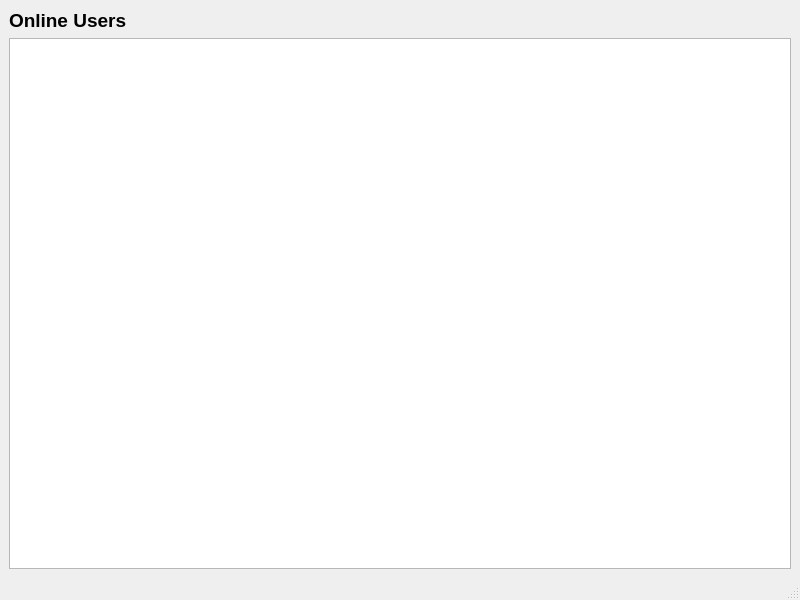
<?xml version="1.0" encoding="UTF-8"?>
<ui version="4.0">
 <class>MainWindow</class>
 <widget class="QMainWindow" name="MainWindow">
  <property name="geometry">
   <rect>
    <x>0</x>
    <y>0</y>
    <width>800</width>
    <height>600</height>
   </rect>
  </property>
  <property name="windowTitle">
   <string>Online Users</string>
  </property>
  <widget class="QWidget" name="centralwidget">
   <layout class="QVBoxLayout" name="verticalLayout">
    <item>
     <widget class="QLabel" name="label">
      <property name="font">
       <font>
        <family>Arial</family>
        <pointsize>14</pointsize>
        <bold>true</bold>
       </font>
      </property>
      <property name="text">
       <string>Online Users</string>
      </property>
     </widget>
    </item>
    <item>
     <widget class="QListWidget" name="listWidget"/>
    </item>
   </layout>
  </widget>
  <widget class="QMenuBar" name="menubar">
   <property name="geometry">
    <rect>
     <x>0</x>
     <y>0</y>
     <width>800</width>
     <height>21</height>
    </rect>
   </property>
  </widget>
  <widget class="QStatusBar" name="statusbar"/>
 </widget>
 <resources/>
 <connections/>
</ui>
